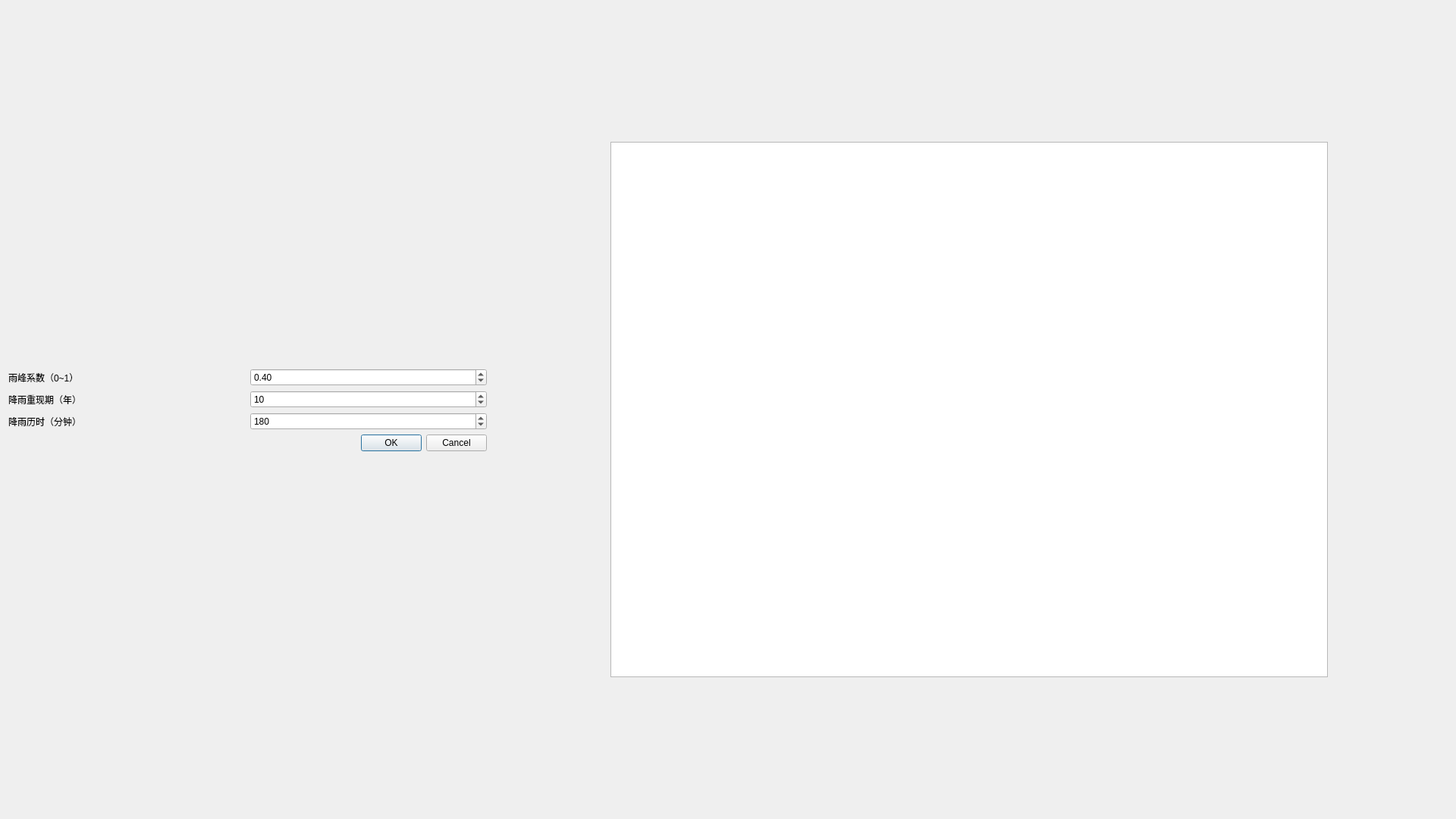
<?xml version="1.0" encoding="UTF-8"?>
<ui version="4.0">
 <class>RainGenerate</class>
 <widget class="QDialog" name="RainGenerate">
  <property name="geometry">
   <rect>
    <x>0</x>
    <y>0</y>
    <width>1920</width>
    <height>1080</height>
   </rect>
  </property>
  <property name="windowTitle">
   <string>雨型生成</string>
  </property>
  <layout class="QHBoxLayout" name="horizontalLayout_5">
   <item>
    <layout class="QHBoxLayout" name="horizontalLayout_4" stretch="4,1,6,1">
     <item>
      <layout class="QVBoxLayout" name="verticalLayout_2" stretch="1,3,1,1">
       <item>
        <spacer name="verticalSpacer_3">
         <property name="orientation">
          <enum>Qt::Vertical</enum>
         </property>
         <property name="sizeHint" stdset="0">
          <size>
           <width>20</width>
           <height>40</height>
          </size>
         </property>
        </spacer>
       </item>
       <item>
        <layout class="QVBoxLayout" name="verticalLayout" stretch="4,4,4">
         <item>
          <layout class="QHBoxLayout" name="horizontalLayout">
           <item>
            <widget class="QLabel" name="label_rain_peak">
             <property name="text">
              <string>雨峰系数（0~1）</string>
             </property>
            </widget>
           </item>
           <item>
            <widget class="QDoubleSpinBox" name="doubleSpinBox_peak">
             <property name="maximum">
              <double>1.000000000000000</double>
             </property>
             <property name="singleStep">
              <double>0.010000000000000</double>
             </property>
             <property name="value">
              <double>0.400000000000000</double>
             </property>
            </widget>
           </item>
          </layout>
         </item>
         <item>
          <layout class="QHBoxLayout" name="horizontalLayout_2">
           <item>
            <widget class="QLabel" name="label_return_period">
             <property name="text">
              <string>降雨重现期（年）</string>
             </property>
            </widget>
           </item>
           <item>
            <widget class="QSpinBox" name="spinBox_return_period">
             <property name="maximum">
              <number>999999</number>
             </property>
             <property name="value">
              <number>10</number>
             </property>
            </widget>
           </item>
          </layout>
         </item>
         <item>
          <layout class="QHBoxLayout" name="horizontalLayout_3">
           <item>
            <widget class="QLabel" name="label_rain_duration">
             <property name="text">
              <string>降雨历时（分钟）</string>
             </property>
            </widget>
           </item>
           <item>
            <widget class="QSpinBox" name="spinBox_duration">
             <property name="maximum">
              <number>9999</number>
             </property>
             <property name="value">
              <number>180</number>
             </property>
            </widget>
           </item>
          </layout>
         </item>
        </layout>
       </item>
       <item>
        <widget class="QDialogButtonBox" name="buttonBox">
         <property name="orientation">
          <enum>Qt::Horizontal</enum>
         </property>
         <property name="standardButtons">
          <set>QDialogButtonBox::Cancel|QDialogButtonBox::Ok</set>
         </property>
        </widget>
       </item>
       <item>
        <spacer name="verticalSpacer">
         <property name="orientation">
          <enum>Qt::Vertical</enum>
         </property>
         <property name="sizeHint" stdset="0">
          <size>
           <width>20</width>
           <height>40</height>
          </size>
         </property>
        </spacer>
       </item>
      </layout>
     </item>
     <item>
      <spacer name="horizontalSpacer">
       <property name="orientation">
        <enum>Qt::Horizontal</enum>
       </property>
       <property name="sizeHint" stdset="0">
        <size>
         <width>40</width>
         <height>20</height>
        </size>
       </property>
      </spacer>
     </item>
     <item>
      <layout class="QVBoxLayout" name="verticalLayout_3" stretch="1,4,1">
       <item>
        <spacer name="verticalSpacer_4">
         <property name="orientation">
          <enum>Qt::Vertical</enum>
         </property>
         <property name="sizeHint" stdset="0">
          <size>
           <width>20</width>
           <height>40</height>
          </size>
         </property>
        </spacer>
       </item>
       <item>
        <widget class="QGraphicsView" name="graphicsView_rain_generate"/>
       </item>
       <item>
        <spacer name="verticalSpacer_2">
         <property name="orientation">
          <enum>Qt::Vertical</enum>
         </property>
         <property name="sizeHint" stdset="0">
          <size>
           <width>20</width>
           <height>40</height>
          </size>
         </property>
        </spacer>
       </item>
      </layout>
     </item>
     <item>
      <spacer name="horizontalSpacer_2">
       <property name="orientation">
        <enum>Qt::Horizontal</enum>
       </property>
       <property name="sizeHint" stdset="0">
        <size>
         <width>40</width>
         <height>20</height>
        </size>
       </property>
      </spacer>
     </item>
    </layout>
   </item>
  </layout>
 </widget>
 <resources/>
 <connections>
  <connection>
   <sender>buttonBox</sender>
   <signal>accepted()</signal>
   <receiver>RainGenerate</receiver>
   <slot>accept()</slot>
   <hints>
    <hint type="sourcelabel">
     <x>248</x>
     <y>254</y>
    </hint>
    <hint type="destinationlabel">
     <x>157</x>
     <y>274</y>
    </hint>
   </hints>
  </connection>
  <connection>
   <sender>buttonBox</sender>
   <signal>rejected()</signal>
   <receiver>RainGenerate</receiver>
   <slot>reject()</slot>
   <hints>
    <hint type="sourcelabel">
     <x>316</x>
     <y>260</y>
    </hint>
    <hint type="destinationlabel">
     <x>286</x>
     <y>274</y>
    </hint>
   </hints>
  </connection>
 </connections>
</ui>
